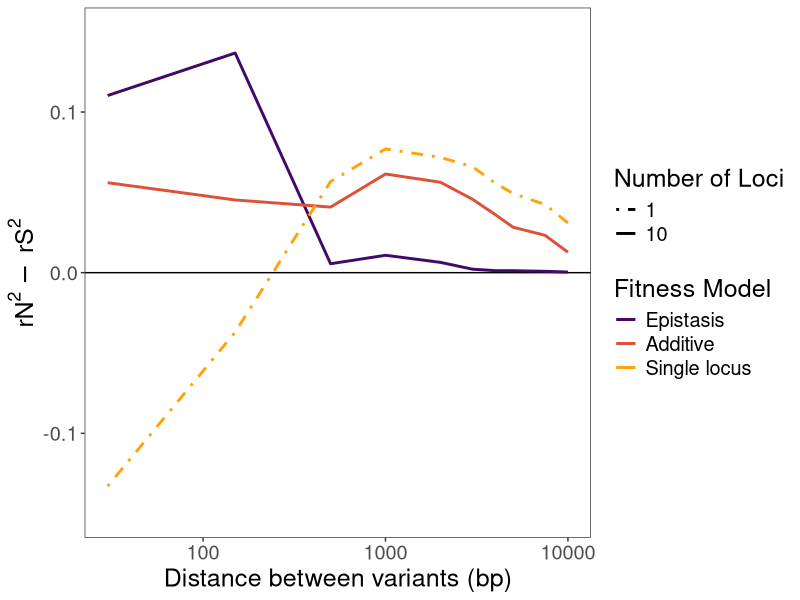

Source code (R):
#### Create figure 5: model of introgression of multilocus adaptation
# Load modules
library(tidyverse)

# Read in file
epdf <- read.csv("epistasis_mean_r2_global.csv")

# Use coarser distance bins for smoother visualization
coarse_dist_bins <- c(10, 30, 150, 500, 1000, 2000, 3000, 4000, 5000, 7500, 10000)
epdf$coarse_dist_bin <- coarse_dist_bins[ findInterval(epdf$dist_bin, coarse_dist_bins, rightmost.closed = TRUE) + 1]
epdf_coarse <- epdf %>%
  group_by(site_type, allele_freq, model, num_sites, coarse_dist_bin) %>%
  summarise(
    mean_r2_weighted = sum(mean_r2 * num_pairs) / sum(num_pairs),
    total_pairs      = sum(num_pairs),
    .groups = "drop"
  )

# Pivot wider to calculate rN - rS
wide_df <- pivot_wider(subset(epdf_coarse, site_type %in% c("nonsyn", "syn")), 
                       id_cols = c(allele_freq, coarse_dist_bin, model, num_sites),
                       names_from = site_type, values_from = mean_r2_weighted)
wide_df$delta_r2 <- wide_df$nonsyn - wide_df$syn

# I modeled several different scenarios, but in the paper we only focus on 3. Take subset of dataframe to streamline visualization
simple_sweep <- subset(wide_df, num_sites == 1 & model == 4)
simple_sweep$model <- "single locus"
simplified_df <- rbind(simple_sweep, 
                    subset(wide_df, num_sites == 10 & model == 4), # just the additive hitchhiking model
                    subset(wide_df, num_sites == 10 & model == 3)) # just the sign epistasis model

# Make figure
epfig <- ggplot(data = subset(simplified_df, 
                     allele_freq == "common")) +
  geom_hline(yintercept = 0) +
  geom_line(aes(x = coarse_dist_bin, y = delta_r2, color = as.factor(model), linetype = as.factor(num_sites)), linewidth = 1) +
  scale_color_manual(values = c("4" = "#dd513a",
                                "3" = "#420a68",
                                "single locus" = "#fca50a"),
                     labels = c("3" = "Epistasis",
                                "4" = "Additive",
                                "single locus" = "Single locus"), 
                     name = "Fitness Model") +
  scale_linetype_manual(values = c("10" = 1, "1" = 4), name = "Number of Loci") +
  theme_bw() +
  scale_x_log10() +
  theme(text = element_text(size = 18),
        panel.grid.minor = element_blank(),
        panel.grid.major = element_blank(),
        #legend.position = "none"
  ) +
  xlab("Distance between variants (bp)") +
  ylab(expression(rN^2~-~rS^2)) +
  coord_cartesian(ylim = c(-0.15, 0.15))
ggsave("ep_introgression.png", epfig, width = 6, height = 4, units = "in")
